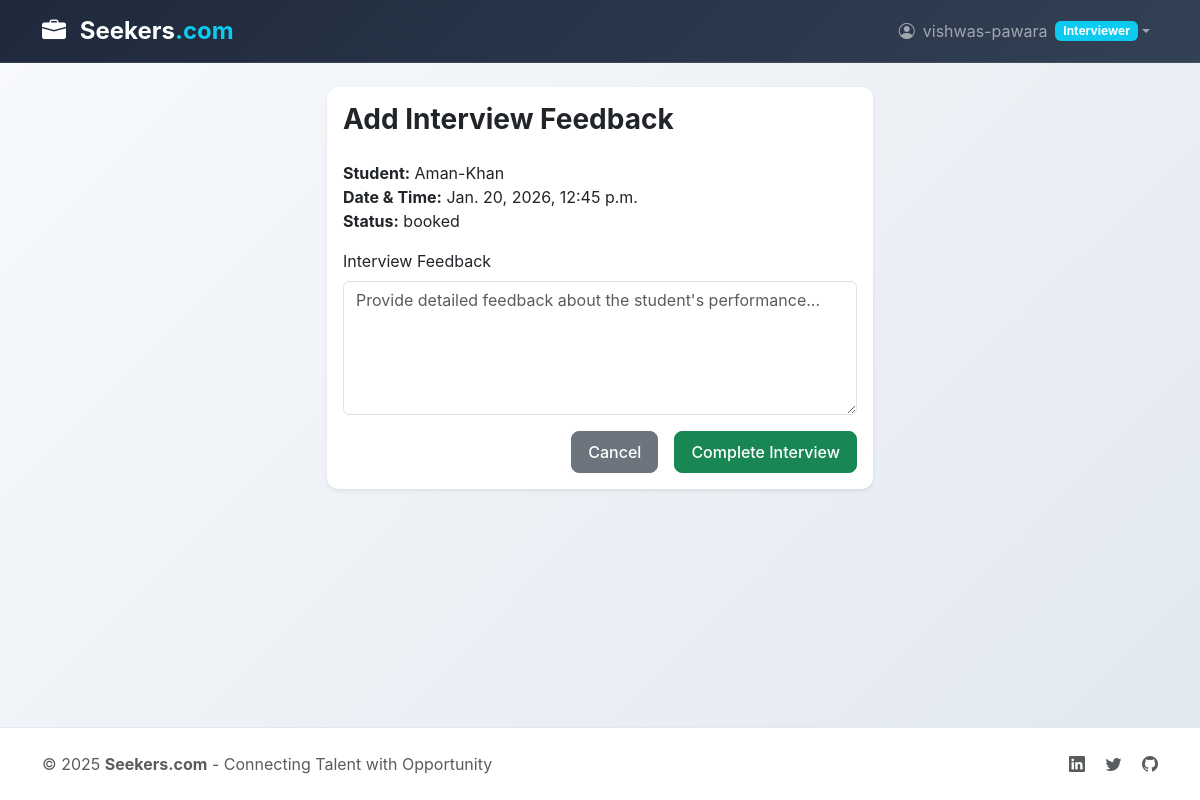
The app's page /interviews/feedback/13/ (signed in), older data.
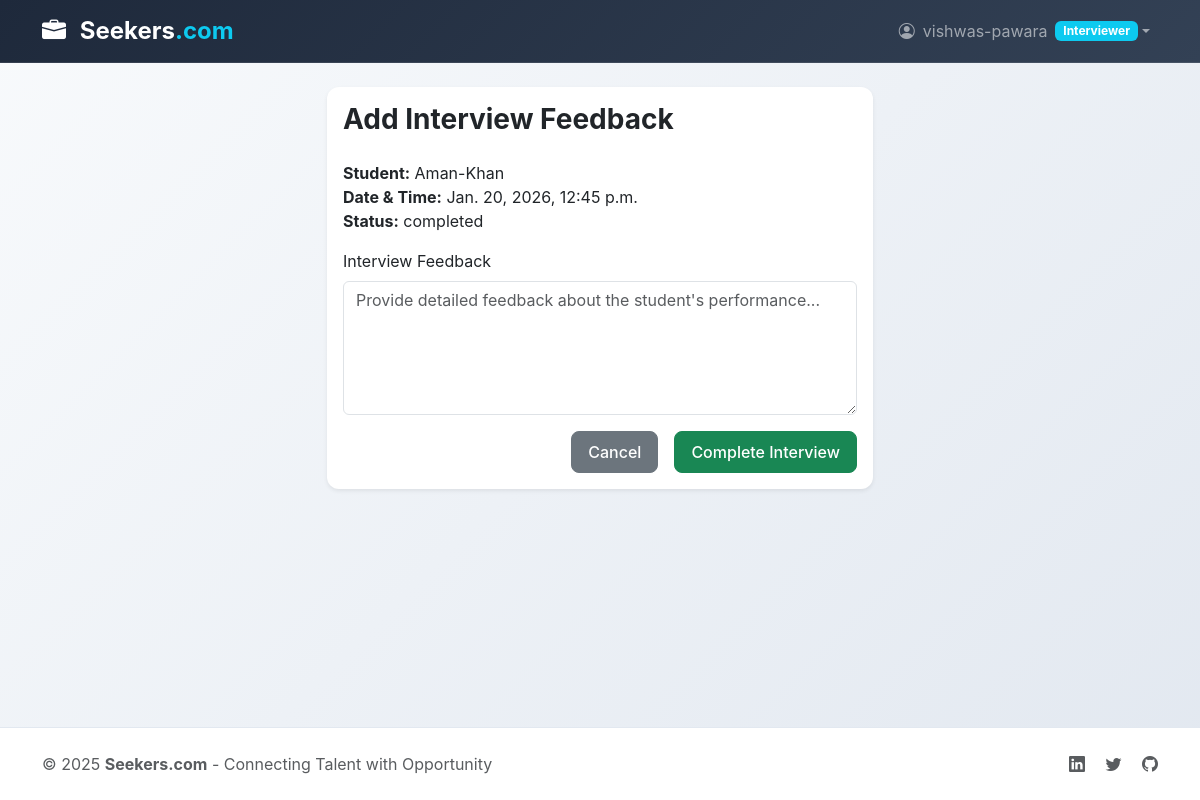
The same page, newer data.
### interviews/models.py (models this page shows, shortened)
class InterviewBooking(models.Model):
    student = models.ForeignKey(User, on_delete=models.CASCADE, related_name='student_interviews')
    interviewer = models.ForeignKey(User, on_delete=models.CASCADE, related_name='interviewer_interviews')
    scheduled_at = models.DateTimeField()
    status = models.CharField(
        max_length=20,
        choices=[('booked','Booked'),('completed','Completed'),('cancelled','Cancelled')],
        default='booked'
    )
    feedback = models.TextField(blank=True)
    created_at = models.DateTimeField(auto_now_add=True)
    meeting_link = models.URLField(blank=True, null=True)

### accounts/models.py (models this page shows)
class User(AbstractUser):
    ROLE_CHOICES = (
        ('student', 'Student'),
        ('company', 'Company'),
        ('interviewer', 'Interviewer'),
        ('admin', 'Admin'),
    )
    role = models.CharField(max_length=20, choices=ROLE_CHOICES)

### accounts/decorators.py (the view)
        def wrapper(request, *args, **kwargs):
            if not hasattr(request.user, 'profile'):
                return redirect('login')
            if request.user.profile.role != role:
                return redirect('login')
            return view_func(request, *args, **kwargs)

### interviews/views.py (called while the page is built)
@login_required
@role_required('interviewer')
def add_feedback(request, interview_id):
    interview = InterviewBooking.objects.get(id=interview_id)
    if request.method == 'POST':
        interview.feedback = request.POST['feedback']
        interview.status = 'completed'
        interview.save()
        return redirect('my_interviews')
    return render(request, 'interviews/add_feedback.html', {'interview': interview})

### templates/interviews/add_feedback.html (shortened to what this page needs)
{% extends 'base.html' %}
{% block content %}
<div class="row justify-content-center">
    <div class="col-md-6">
        <div class="card shadow-sm">
            <div class="card-body">
                <h3 class="fw-bold mb-4">Add Interview Feedback</h3>
                <div class="mb-3">
                    <strong>Student:</strong> {{ interview.student.username }}<br>
                    <strong>Date & Time:</strong> {{ interview.scheduled_at }}<br>
                    <strong>Status:</strong> {{ interview.status }}
                </div>
                <form method="post">
                    <div class="mb-3">
                        <label for="feedback" class="form-label">Interview Feedback</label>
                        <textarea name="feedback" id="feedback" class="form-control" rows="5"
                                  placeholder="Provide detailed feedback about the student's performance..." required></textarea>
                    </div>
                    <div class="d-grid gap-2 d-md-flex justify-content-md-end">
                        <a href="{% url 'my_interviews' %}" class="btn btn-secondary me-md-2">Cancel</a>
                        <button type="submit" class="btn btn-success">Complete Interview</button>
                    </div>
                </form>
            </div>
        </div>
    </div>
</div>
{% endblock %}

Row changes from the older to the newer data that the page shows:
changed InterviewBooking "Aman-Khan": status "booked" → "completed"
